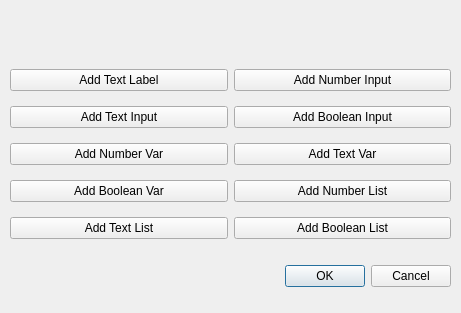
<?xml version="1.0" encoding="UTF-8"?>
<ui version="4.0">
 <class>UserStatementDialog</class>
 <widget class="QDialog" name="UserStatementDialog">
  <property name="geometry">
   <rect>
    <x>0</x>
    <y>0</y>
    <width>461</width>
    <height>313</height>
   </rect>
  </property>
  <property name="sizePolicy">
   <sizepolicy hsizetype="Fixed" vsizetype="Fixed">
    <horstretch>0</horstretch>
    <verstretch>0</verstretch>
   </sizepolicy>
  </property>
  <property name="windowTitle">
   <string>Dialog</string>
  </property>
  <widget class="QDialogButtonBox" name="buttonBox">
   <property name="geometry">
    <rect>
     <x>110</x>
     <y>260</y>
     <width>341</width>
     <height>32</height>
    </rect>
   </property>
   <property name="orientation">
    <enum>Qt::Horizontal</enum>
   </property>
   <property name="standardButtons">
    <set>QDialogButtonBox::Cancel|QDialogButtonBox::Ok</set>
   </property>
  </widget>
  <widget class="QWidget" name="horizontalLayoutWidget">
   <property name="geometry">
    <rect>
     <x>10</x>
     <y>20</y>
     <width>441</width>
     <height>31</height>
    </rect>
   </property>
   <layout class="QHBoxLayout" name="horizontalLayout"/>
  </widget>
  <widget class="QWidget" name="layoutWidget">
   <property name="geometry">
    <rect>
     <x>10</x>
     <y>60</y>
     <width>441</width>
     <height>191</height>
    </rect>
   </property>
   <layout class="QGridLayout" name="gridLayout">
    <item row="0" column="0">
     <widget class="QPushButton" name="labelBtn">
      <property name="text">
       <string>Add Text Label</string>
      </property>
     </widget>
    </item>
    <item row="0" column="1">
     <widget class="QPushButton" name="numBtn">
      <property name="text">
       <string>Add Number Input</string>
      </property>
     </widget>
    </item>
    <item row="1" column="0">
     <widget class="QPushButton" name="textBtn">
      <property name="text">
       <string>Add Text Input</string>
      </property>
     </widget>
    </item>
    <item row="1" column="1">
     <widget class="QPushButton" name="boolBtn">
      <property name="text">
       <string>Add Boolean Input</string>
      </property>
     </widget>
    </item>
    <item row="2" column="0">
     <widget class="QPushButton" name="numVarBtn">
      <property name="text">
       <string>Add Number Var</string>
      </property>
     </widget>
    </item>
    <item row="2" column="1">
     <widget class="QPushButton" name="textVarBtn">
      <property name="text">
       <string>Add Text Var</string>
      </property>
     </widget>
    </item>
    <item row="3" column="0">
     <widget class="QPushButton" name="boolVarBtn">
      <property name="text">
       <string>Add Boolean Var</string>
      </property>
     </widget>
    </item>
    <item row="3" column="1">
     <widget class="QPushButton" name="numListBtn">
      <property name="text">
       <string>Add Number List</string>
      </property>
     </widget>
    </item>
    <item row="4" column="0">
     <widget class="QPushButton" name="textListBtn">
      <property name="text">
       <string>Add Text List</string>
      </property>
     </widget>
    </item>
    <item row="4" column="1">
     <widget class="QPushButton" name="boolListBtn">
      <property name="text">
       <string>Add Boolean List</string>
      </property>
     </widget>
    </item>
   </layout>
  </widget>
  <zorder>buttonBox</zorder>
  <zorder>layoutWidget</zorder>
  <zorder>horizontalLayoutWidget</zorder>
 </widget>
 <resources/>
 <connections>
  <connection>
   <sender>buttonBox</sender>
   <signal>accepted()</signal>
   <receiver>UserStatementDialog</receiver>
   <slot>accept()</slot>
   <hints>
    <hint type="sourcelabel">
     <x>248</x>
     <y>254</y>
    </hint>
    <hint type="destinationlabel">
     <x>157</x>
     <y>274</y>
    </hint>
   </hints>
  </connection>
  <connection>
   <sender>buttonBox</sender>
   <signal>rejected()</signal>
   <receiver>UserStatementDialog</receiver>
   <slot>reject()</slot>
   <hints>
    <hint type="sourcelabel">
     <x>316</x>
     <y>260</y>
    </hint>
    <hint type="destinationlabel">
     <x>286</x>
     <y>274</y>
    </hint>
   </hints>
  </connection>
 </connections>
</ui>
